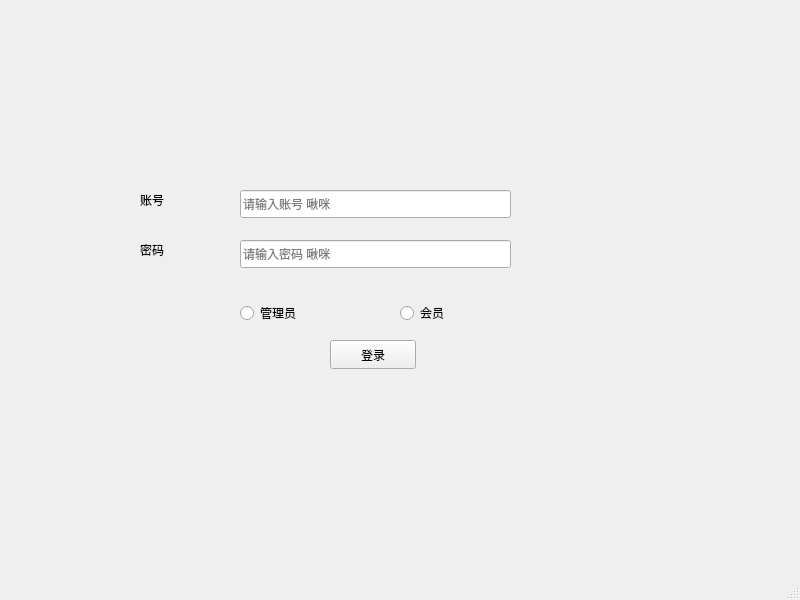
<?xml version="1.0" encoding="UTF-8"?>
<ui version="4.0">
 <class>MainWindow</class>
 <widget class="QMainWindow" name="MainWindow">
  <property name="geometry">
   <rect>
    <x>0</x>
    <y>0</y>
    <width>800</width>
    <height>600</height>
   </rect>
  </property>
  <property name="windowTitle">
   <string>MainWindow</string>
  </property>
  <widget class="QWidget" name="centralwidget">
   <widget class="QPushButton" name="pushButton">
    <property name="geometry">
     <rect>
      <x>330</x>
      <y>340</y>
      <width>86</width>
      <height>29</height>
     </rect>
    </property>
    <property name="text">
     <string>登录</string>
    </property>
   </widget>
   <widget class="QRadioButton" name="radioButton">
    <property name="geometry">
     <rect>
      <x>240</x>
      <y>300</y>
      <width>112</width>
      <height>26</height>
     </rect>
    </property>
    <property name="text">
     <string>管理员</string>
    </property>
   </widget>
   <widget class="QRadioButton" name="radioButton_2">
    <property name="geometry">
     <rect>
      <x>400</x>
      <y>300</y>
      <width>112</width>
      <height>26</height>
     </rect>
    </property>
    <property name="text">
     <string>会员</string>
    </property>
   </widget>
   <widget class="QLineEdit" name="InputNumber">
    <property name="geometry">
     <rect>
      <x>240</x>
      <y>190</y>
      <width>271</width>
      <height>28</height>
     </rect>
    </property>
    <property name="placeholderText">
     <string>请输入账号 啾咪</string>
    </property>
   </widget>
   <widget class="QLineEdit" name="InputPassword">
    <property name="geometry">
     <rect>
      <x>240</x>
      <y>240</y>
      <width>271</width>
      <height>28</height>
     </rect>
    </property>
    <property name="placeholderText">
     <string>请输入密码 啾咪</string>
    </property>
   </widget>
   <widget class="QLabel" name="label">
    <property name="geometry">
     <rect>
      <x>140</x>
      <y>190</y>
      <width>62</width>
      <height>20</height>
     </rect>
    </property>
    <property name="text">
     <string>账号</string>
    </property>
   </widget>
   <widget class="QLabel" name="label_2">
    <property name="geometry">
     <rect>
      <x>140</x>
      <y>240</y>
      <width>62</width>
      <height>20</height>
     </rect>
    </property>
    <property name="text">
     <string>密码</string>
    </property>
   </widget>
  </widget>
  <widget class="QMenuBar" name="menubar">
   <property name="geometry">
    <rect>
     <x>0</x>
     <y>0</y>
     <width>800</width>
     <height>25</height>
    </rect>
   </property>
  </widget>
  <widget class="QStatusBar" name="statusbar"/>
 </widget>
 <resources/>
 <connections/>
</ui>
